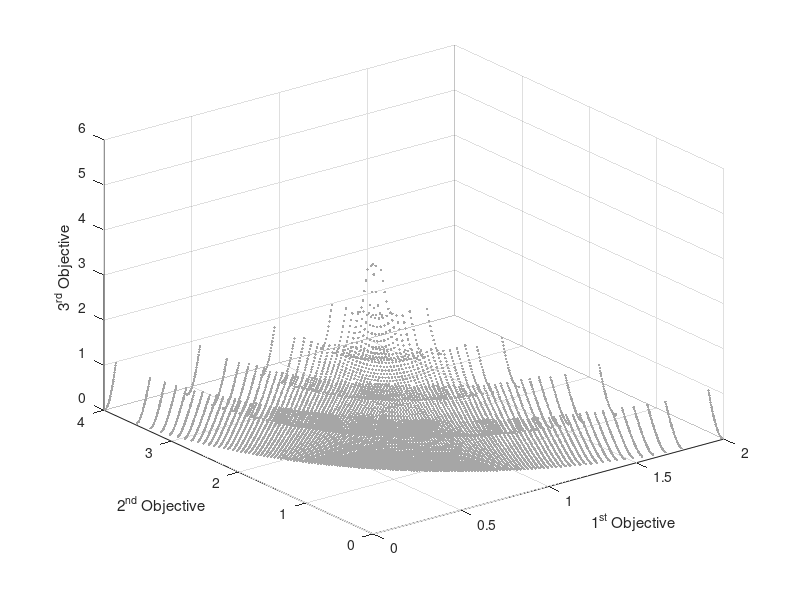

Reproduce this figure in MATLAB.
load('WFG2.mat');

% scatter3(PF(:, 1), PF(:, 2), PF(:, 3), 'c.');
scatter3(PF(:, 1), PF(:, 2), PF(:, 3),'SeriesIndex',1,'DisplayName','PF',...
    'MarkerEdgeColor',[0.650980392156863 0.650980392156863 0.650980392156863],...
    'MarkerFaceAlpha',0.5,...
    'MarkerFaceColor',[0.650980392156863 0.650980392156863 0.650980392156863],...
    'Marker','.');
xlabel('1^{st} Objective');
ylabel('2^{nd} Objective');
zlabel('3^{rd} Objective');